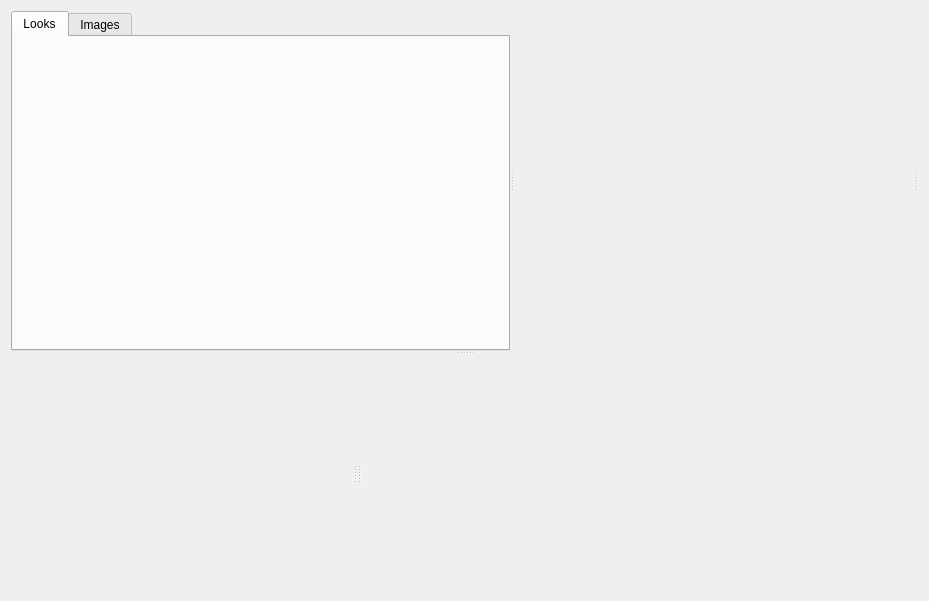
<?xml version="1.0" encoding="UTF-8"?>
<ui version="4.0">
 <class>DevWidget</class>
 <widget class="QWidget" name="DevWidget">
  <property name="geometry">
   <rect>
    <x>0</x>
    <y>0</y>
    <width>929</width>
    <height>601</height>
   </rect>
  </property>
  <property name="windowTitle">
   <string>Form</string>
  </property>
  <layout class="QVBoxLayout" name="verticalLayout">
   <item>
    <widget class="QSplitter" name="vSplitter">
     <property name="orientation">
      <enum>Qt::Vertical</enum>
     </property>
     <widget class="QSplitter" name="hSplitterTop">
      <property name="orientation">
       <enum>Qt::Horizontal</enum>
      </property>
      <widget class="QTabWidget" name="tabWidget">
       <property name="currentIndex">
        <number>0</number>
       </property>
       <widget class="BrowserWidget" name="lookBrowserWidget">
        <attribute name="title">
         <string>Looks</string>
        </attribute>
       </widget>
       <widget class="BrowserWidget" name="imageBrowserWidget">
        <attribute name="title">
         <string>Images</string>
        </attribute>
       </widget>
      </widget>
      <widget class="PipelineWidget" name="pipelineWidget" native="true"/>
      <widget class="QWidget" name="vLayout" native="true">
       <layout class="QVBoxLayout" name="verticalLayout_2">
        <property name="leftMargin">
         <number>0</number>
        </property>
        <property name="topMargin">
         <number>0</number>
        </property>
        <property name="rightMargin">
         <number>0</number>
        </property>
        <property name="bottomMargin">
         <number>0</number>
        </property>
        <item>
         <widget class="ImageWidget" name="imageWidget" native="true">
          <property name="sizePolicy">
           <sizepolicy hsizetype="Preferred" vsizetype="Expanding">
            <horstretch>0</horstretch>
            <verstretch>0</verstretch>
           </sizepolicy>
          </property>
         </widget>
        </item>
       </layout>
      </widget>
     </widget>
     <widget class="QSplitter" name="hSplitterBottom">
      <property name="orientation">
       <enum>Qt::Horizontal</enum>
      </property>
      <widget class="OperatorListWidget" name="operatorListWidget" native="true"/>
      <widget class="QStackedWidget" name="operatorDetailWidget"/>
      <widget class="QWidget" name="scopeView" native="true">
       <layout class="QVBoxLayout" name="scopeVLayout">
        <property name="spacing">
         <number>0</number>
        </property>
        <property name="leftMargin">
         <number>0</number>
        </property>
        <property name="topMargin">
         <number>0</number>
        </property>
        <property name="rightMargin">
         <number>0</number>
        </property>
        <property name="bottomMargin">
         <number>0</number>
        </property>
        <item>
         <layout class="QHBoxLayout" name="scopeHLayout">
          <property name="leftMargin">
           <number>0</number>
          </property>
          <property name="topMargin">
           <number>0</number>
          </property>
          <property name="rightMargin">
           <number>0</number>
          </property>
          <property name="bottomMargin">
           <number>0</number>
          </property>
          <item>
           <widget class="QTabBar" name="scopeBar" native="true">
            <property name="font">
             <font>
              <pointsize>11</pointsize>
             </font>
            </property>
           </widget>
          </item>
          <item>
           <spacer name="horizontalSpacer">
            <property name="orientation">
             <enum>Qt::Horizontal</enum>
            </property>
            <property name="sizeHint" stdset="0">
             <size>
              <width>40</width>
              <height>20</height>
             </size>
            </property>
           </spacer>
          </item>
         </layout>
        </item>
        <item>
         <widget class="QStackedWidget" name="scopeStack">
          <widget class="QWidget" name="scopeWidgetPage1"/>
         </widget>
        </item>
       </layout>
      </widget>
     </widget>
    </widget>
   </item>
  </layout>
 </widget>
 <customwidgets>
  <customwidget>
   <class>BrowserWidget</class>
   <extends>QWidget</extends>
   <header>browserwidget.h</header>
   <container>1</container>
  </customwidget>
  <customwidget>
   <class>ImageWidget</class>
   <extends>QWidget</extends>
   <header>imagewidget.h</header>
   <container>1</container>
  </customwidget>
  <customwidget>
   <class>PipelineWidget</class>
   <extends>QWidget</extends>
   <header>pipelinewidget.h</header>
   <container>1</container>
  </customwidget>
  <customwidget>
   <class>QTabBar</class>
   <extends>QWidget</extends>
   <header>qtabbar.h</header>
  </customwidget>
  <customwidget>
   <class>OperatorListWidget</class>
   <extends>QWidget</extends>
   <header>operatorlistwidget.h</header>
  </customwidget>
 </customwidgets>
 <resources/>
 <connections/>
</ui>
